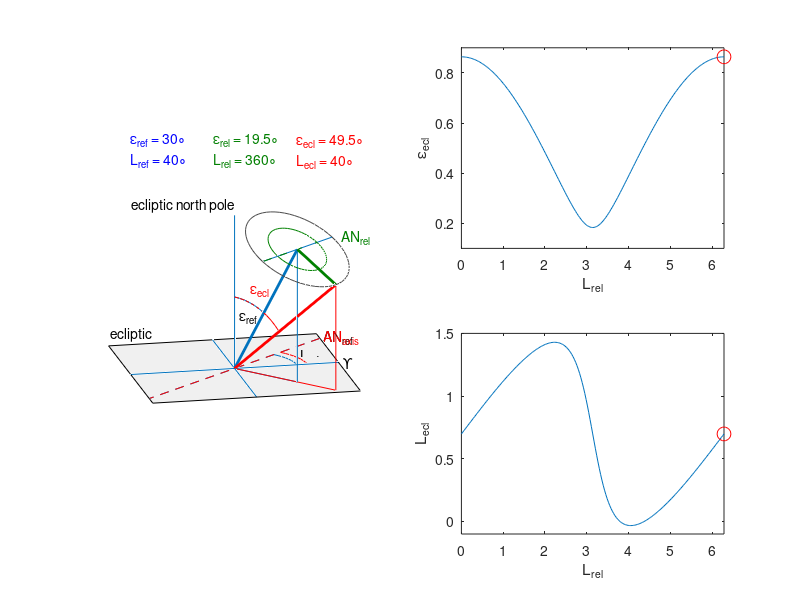

Reproduce this figure in MATLAB.
function precession_anim

clear all
close all

RAD=pi/180.0;
DEG=180.0/pi;

obliq_ref = 30*RAD;
lan_ref = 40*RAD;
obliq_axis = 19.5*RAD;
lan_axis = 320*RAD;

rad = 1.5*tan(obliq_axis);

Oref = [[1 0 0];[0 cos(obliq_ref) -sin(obliq_ref)];[0 sin(obliq_ref) cos(obliq_ref)]];
Lref = [[cos(lan_ref) -sin(lan_ref) 0];[sin(lan_ref) cos(lan_ref) 0];[0 0 1]];
Rref = Lref*Oref;

Oaxis = [[cos(obliq_axis) 0 sin(obliq_axis)];[0 1 0];[-sin(obliq_axis) 0 cos(obliq_axis)]];
Laxis = [[cos(lan_axis) -sin(lan_axis) 0];[sin(lan_axis) cos(lan_axis) 0];[0 0 1]];
Raxis = Laxis*Oaxis;
ref_axis = Rref * [0 0 1.5]';

figure;
set(gcf,'Position',[0 0 900 450]);
subplot(1,2,1);
line([-1 1],[0 0],[0 0]);
line([0 0],[-1 1],[0 0]);
line([0 0],[0 0],[0 1.5]);
patch([-1 -1 1 1],[-1 1 1 -1],[0 0 0 0],[.7 .7 .7],'FaceAlpha',0.2);
text(1.05,0,0,'\Upsilon');
text(0,0,1.6,'ecliptic north pole','HorizontalAlignment','right');
text(-0.9,1.4,0,'ecliptic');
line([0 ref_axis(1)],[0 ref_axis(2)],[0 ref_axis(3)],'LineWidth',2);
line([ref_axis(1) ref_axis(1)],[ref_axis(2) ref_axis(2)],[0 ref_axis(3)]);
line([0 ref_axis(1)],[0 ref_axis(2)],[0 0]);
c=Lref*[1.3 0 0]';
line([c(1) -c(1)],[c(2) -c(2)],[0 0],'LineStyle','--');
text(c(1)*1.05,c(2)*1.05,0,'AN_{ref}');

c = circle(rad);
c(:,3) = c(:,3)+1.5;
for i=1:size(c,1), c(i,:) = Rref*c(i,:)'; end
line(c(:,1),c(:,2),c(:,3),'Color',[.3 .3 .3]);

c = arc(0.7,pi,pi+obliq_ref);
for i=1:size(c,1), c(i,:) = Lref * [[0 0 1];[0 1 0];[-1 0 0]] * c(i,:)'; end
line(c(:,1),c(:,2),c(:,3));
c = arc(0.6,0,lan_ref);
line(c(:,1),c(:,2),c(:,3));
text(0.05,0.0,0.5,'\epsilon_{ref}');
text(0.7,0.3,0,'L_{ref}');

text(-1,0,2.3, ['\epsilon_{ref} = ' num2str(obliq_ref*DEG) '\circ'], 'Color', 'blue');
text(-1,0,2.1, ['L_{ref} = ' num2str(lan_ref*DEG) '\circ'], 'Color', 'blue');

axis equal tight
axis off
view(-12,16)
set(gca,'Projection','perspective');

lanrel = [0:2*pi/200:2*pi];
for i=1:length(lanrel)
    [obl(i) lan(i)] = axis_ecl(obliq_ref,lan_ref,obliq_axis,lanrel(i));
end
subplot(2,2,2);
plot (lanrel,obl);
hold on
xlabel('L_{rel}');
ylabel('\epsilon_{ecl}');
axis([0 2*pi 0.1 0.9]);
subplot(2,2,4);
plot (lanrel,lan);
hold on
xlabel('L_{rel}');
ylabel('L_{ecl}');
axis([0 2*pi -0.1 1.5]);


h = [];
pause
for dphi = 0:2:360
    lan_axis = RAD*dphi;
    Laxis = [[cos(lan_axis) -sin(lan_axis) 0];[sin(lan_axis) cos(lan_axis) 0];[0 0 1]];

    [obliq_axis_tot lan_axis_tot] = axis_ecl(obliq_ref, lan_ref, obliq_axis, lan_axis);
    Oaxistot = [[1 0 0];[0 cos(obliq_axis_tot) -sin(obliq_axis_tot)];[0 sin(obliq_axis_tot) cos(obliq_axis_tot)]];
    Laxistot = [[cos(lan_axis_tot) -sin(lan_axis_tot) 0];[sin(lan_axis_tot) cos(lan_axis_tot) 0];[0 0 1]];
    Raxistot = Laxistot*Oaxistot;
    rot_axis = Raxistot * [0 0 norm([rad 0 1.5])]';

    subplot(1,2,1);
    delete(h);
    h(1) = line([0 rot_axis(1)],[0 rot_axis(2)],[0 rot_axis(3)],'LineWidth',2,'Color','red');
    h(2) = line([rot_axis(1) rot_axis(1)],[rot_axis(2) rot_axis(2)],[0 rot_axis(3)],'Color','red');
    h(3) = line([0 rot_axis(1)],[0 rot_axis(2)],[0 0],'Color','red');
    h(4) = line([ref_axis(1) rot_axis(1)],[ref_axis(2) rot_axis(2)],[ref_axis(3) rot_axis(3)],'LineWidth',2,'Color',[0 0.5 0]);

    c = [rad 0 0]';
    c(3) = 1.5;
    c = [Rref*c,Rref*[-c(1);-c(2);c(3)]];
    h(5) = line([c(1,1) c(1,2)],[c(2,1) c(2,2)],[c(3,1) c(3,2)]);
    
    c = Laxis*[rad 0 0]';
    c(3) = 1.5;
    c = [Rref*c,Rref*[-c(1);-c(2);c(3)]];
    h(6) = line([c(1,1) c(1,2)],[c(2,1) c(2,2)],[c(3,1) c(3,2)],'LineStyle','--','Color',[0 0.5 0]);
    h(7) = text(c(1,1)*1.1, c(2,1)*1.1, c(3,1),'AN_{rel}','Color',[0 0.5 0]);
    
    c=Laxistot*[1.3 0 0]';
    h(8) = line([c(1) -c(1)],[c(2) -c(2)],[0 0],'Color','red','LineStyle','--');
    h(9) = text(c(1)*1.05,c(2)*1.05,0,'AN_{axis}','Color','red');

    c = arc(0.7,pi,pi+obliq_axis_tot);
    for i=1:size(c,1), c(i,:) = Laxistot * [[0 0 1];[0 1 0];[-1 0 0]] * c(i,:)'; end
    h(10) = line(c(:,1),c(:,2),c(:,3),'Color','red');
    h(11) = text(0.15,0.0,0.75,'\epsilon_{ecl}','Color','red');

    c = arc(0.7,0,lan_axis_tot);
    nh = 0; % size(c,1);
    h(12) = line(c(:,1),c(:,2),c(:,3),'Color','red');

    c = arc(0.3,0,lan_axis);
    c(:,3) = c(:,3)+1.5;
    for i=1:size(c,1) c(i,:) = Rref * c(i,:)'; end
    h(13) = line(c(:,1),c(:,2),c(:,3),'Color',[0 0.5 0]);

    h(14) = text(-0.2,0,2.25, ['\epsilon_{rel} = ' num2str(obliq_axis*DEG) '\circ'], 'Color', [0 0.5 0]);
    h(15) = text(-0.2,0,2.05, ['L_{rel} = ' num2str(lan_axis*DEG) '\circ'],'Color',[0 0.5 0]);
    h(16) = text( 0.6,0,2.2,  ['\epsilon_{ecl} = ' num2str(obliq_axis_tot*DEG) '\circ'], 'Color','red');
    h(17) = text( 0.6,0,2.0,  ['L_{ecl} = ' num2str(lan_axis_tot*DEG) '\circ'], 'Color','red');
    
    subplot(2,2,2);
    h(18+nh) = plot(lan_axis,obliq_axis_tot,'ro','MarkerSize',10);
    subplot(2,2,4);
    h(19+nh) = plot(lan_axis,lan_axis_tot,'ro','MarkerSize',10);

    drawnow
    frame = getframe(gcf);
    img = frame2im(frame);
    name = sprintf ('img_%03d.bmp',dphi);
    %imwrite(img,name,'bmp');
    pause(0.01);
end

end



function vtx=circle(rad)

nseg=64;
for i=0:nseg
    phi = i/nseg*pi*2;
    vtx(i+1,:) = [rad*cos(phi) rad*sin(phi) 0];
end

end


function vtx=arc(rad,phi0,phi1)

nseg=64;
vtx = [0 0 0];
nstep = ceil((phi1-phi0)/(2*pi)*nseg);
if nstep > 0
    dphi=(phi1-phi0)/nstep;
    i=1;
    for phi=phi0:dphi:phi1
        vtx(i,:) = [rad*cos(phi) rad*sin(phi) 0];
        i = i+1;
    end
end

end


% Calculate obliquity and LAN of axis w.r.t. ecliptic
% from obliquity and LAN of precession reference axis
% and relative obliquity and LAN
function [obliq lan]=axis_ecl(obliq_ref,lan_ref,obliq_rel,lan_rel)

Oref = [[1 0 0];[0 cos(obliq_ref) -sin(obliq_ref)];[0 sin(obliq_ref) cos(obliq_ref)]];
Lref = [[cos(lan_ref) -sin(lan_ref) 0];[sin(lan_ref) cos(lan_ref) 0];[0 0 1]];
Rref = Lref*Oref;
Orel = [[1 0 0];[0 cos(obliq_rel) -sin(obliq_rel)];[0 sin(obliq_rel) cos(obliq_rel)]];
Lrel = [[cos(lan_rel) -sin(lan_rel) 0];[sin(lan_rel) cos(lan_rel) 0];[0 0 1]];
Rrel = Lrel*Orel;
v=[0 0 1];

rot_axis = Rref * Rrel * v';
obliq = acos(rot_axis(3));
lan = atan2(rot_axis(1),-rot_axis(2));
end
